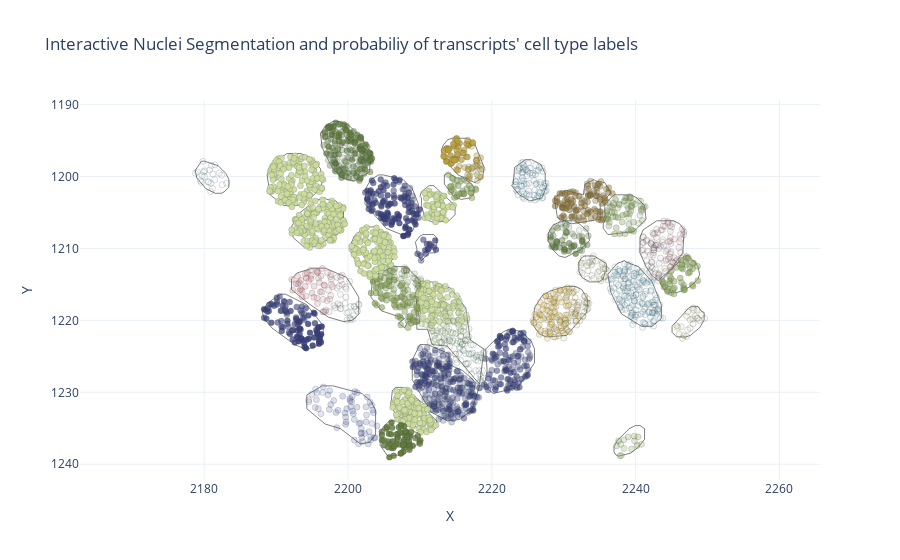

Notebook code cell kept with this figure:
### Markdown cell above
### By training label

### Code cell
pio.renderers.default = "plotly_mimetype"
i_plot = plot_nearby_cells_interactive("VUHD116A_aaaaaopa-1",alpha_by="label",nearest=30)
